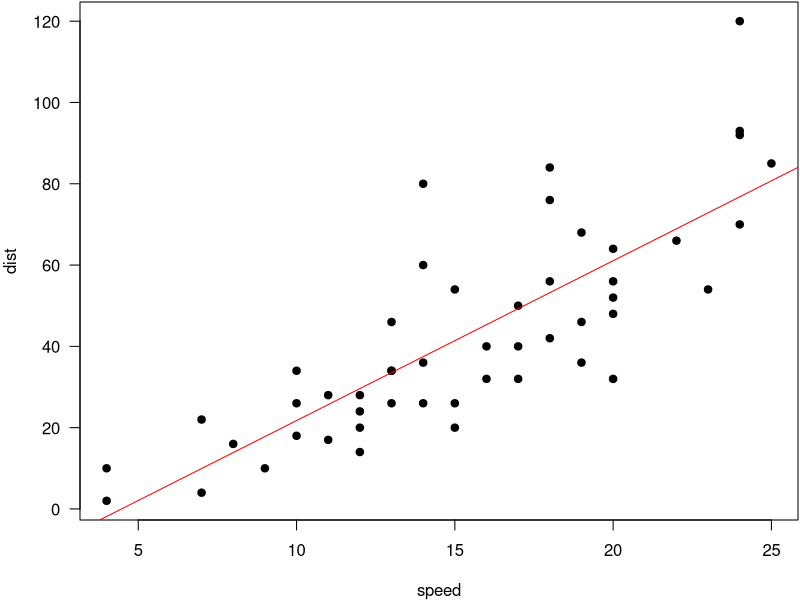

Here is the R script that generated this plot: (Note: this script raises an error after producing the figure.)
## ---- chunk 1
knitr::opts_chunk$set(
  echo = TRUE,           # show code
  warning = FALSE,       # don't show warnings
  message = FALSE,       # don't show messages (less serious warnings)
  cache = FALSE,         # set to TRUE to save results from last compilation
  # pdf.options(family="GB1") #生成PDF图时显示中文
  fig.align = 'center',  # center figures
  out.width = '75%',     # Set figure size to 75% of textline width
  fig.asp = .75          # width-height ratio 
)
#  library(tidyverse)    # Load libraries you need to use
  set.seed(2018)         # make random results reproducible
## ---- chunk 2
options(digits = 4)
fit = lm(dist ~ speed, data = cars)
coef(summary(fit))
b = coef(fit)
## ---- chunk 3
par(mar = c(4, 4, .1, .1), las = 1)
plot(cars, pch = 19)
abline(fit, col = 'red')
## ---- chunk 4
knitr::include_graphics('images/run.jpg')
## ---- chunk 5
par(mar = c(4, 4, .1, .1))
plot(pressure, pch = 19)
## ---- chunk 6
par(mar = c(4, 4, .1, .1))
plot(pressure, pch = 19, type = 'b')
plot(cars, pch = 19)
## ---- chunk 7
library(ggplot2)
p <- ggplot(data = mpg, mapping = aes(x = cty, y = hwy))
p + geom_point()
## ---- chunk 8
p <- ggplot(mpg, aes(x = cty, y = hwy, colour = factor(year)))
p + geom_point()
## ---- chunk 9
p + geom_point() + stat_smooth()
## ---- chunk 10
p + geom_point(aes(colour = factor(year), size = displ)) + 
  stat_smooth()   # 排量越大，点越大
## ---- chunk 11
p + geom_point(aes(colour = factor(year),
                   size = displ), alpha = 0.5) +
  stat_smooth() + scale_size_continuous(range = c(4, 10))
## ---- chunk 12
p + geom_point(aes(colour = class, size = displ), alpha = 0.5) +
  stat_smooth() + scale_size_continuous(range = c(4, 10)) +
  facet_wrap(~ year, ncol = 1)
## ---- chunk 13
p + geom_point(aes(colour = class, size = displ), alpha=0.5) +
  stat_smooth() + scale_size_continuous(range = c(4, 10)) +
  facet_wrap(~ year,ncol = 1) +
  labs(y = '每加仑高速公路行驶距离', x = '每加仑城市公路行驶距离',
       title = '汽车油耗与型号', size = '排量', colour = '车型') +
  theme(text = element_text(family = "STHeiti"),
        plot.title = element_text(hjust = 0.5))
## ---- chunk 14
knitr::kable(
  head(mtcars[, 1:8], 10), booktabs = TRUE,
  caption = 'mtcars数据的前10行'
)
## ---- chunk 15
x <- rnorm(100, mean=100, sd=10)
y <- 2*x + 3*rnorm(100)
out <- lm(y~x)
cofs <- summary(out)$coefficients
knitr::kable(cofs, booktabs = TRUE,  caption = '回归系数及显著性检验结果')
## ---- chunk 16
# the second argument can be a .bib file
knitr::write_bib(c('knitr','bookdown','tidyverse','ggplot2'), '', width = 60)
